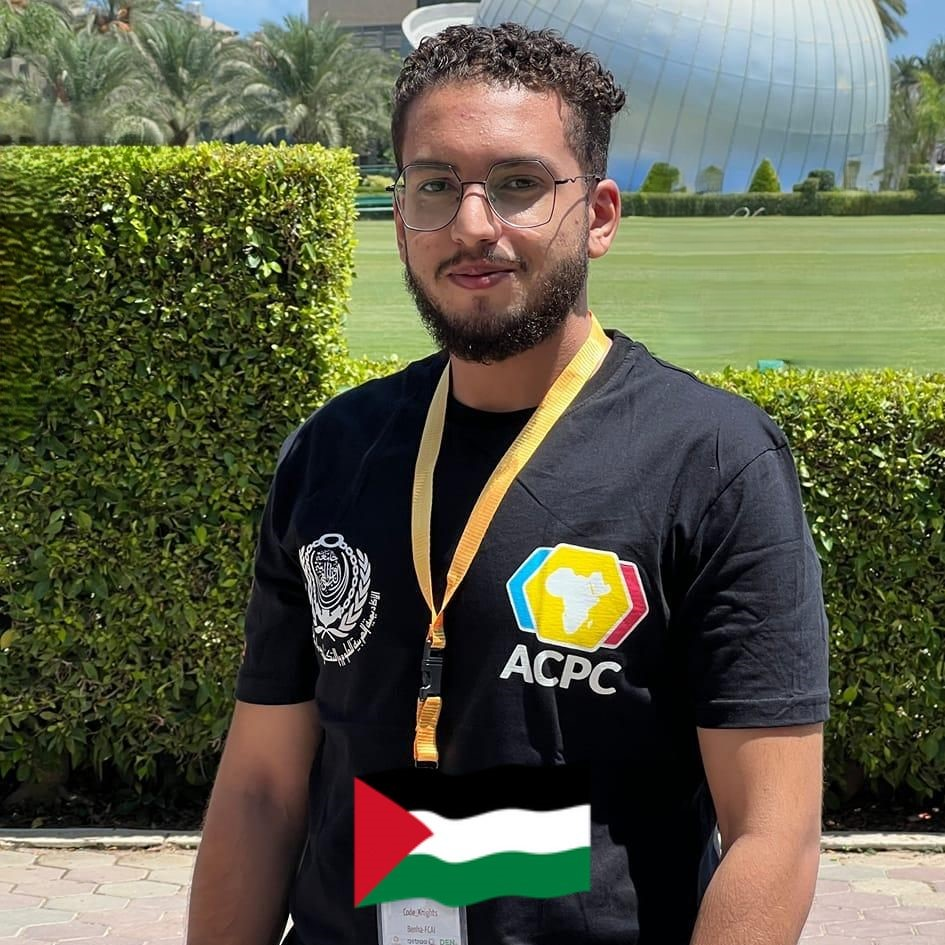
#> input picture ahmedyassertaha.jpg, 945 x 945 px
$ jupyter execute --allow-errors ahmedyassertaha-sec1-task4-RGB.ipynb
#> lines starting #> are read from the running program, lines starting #| are printed output that depends on the picture
<style>h1 {background:rgb(52, 19, 83); color: white; padding: 20px; text-align: center; border-radius: 20px;}</style>
<h1>Image Processing Task 4 RGB</h1>

<style>
.sign {
    background: black;
    color: white;
    padding: 10px;
    text-align: center;
    border-radius: 8px;
    font-family: 'Playfair Display', serif;
    border: 4px solid #8A2BE2;
    box-shadow: 0 4px 10px rgba(138, 43, 226, 0.5);
    width: 50%;
    margin: 0 auto;
}
</style>
<div class="sign">
    <p><strong>Ahmed Yasser Taha Salama</strong></p>
    <p>Section: 1</p>
</div>

[cell 1]
import cv2
import numpy as np
import matplotlib.pyplot as plt
from scipy.ndimage import generic_filter

[cell 2]
image_path = 'ahmedyassertaha.jpg'
image_rgb = cv2.imread(image_path)
#> image_rgb is the input picture: shape (945, 945, 3); mean B, G, R 72.4, 92.8, 91.9
image = cv2.cvtColor(image_rgb, cv2.COLOR_BGR2RGB)

[cell 3]
gray = cv2.cvtColor(image, cv2.COLOR_RGB2GRAY)
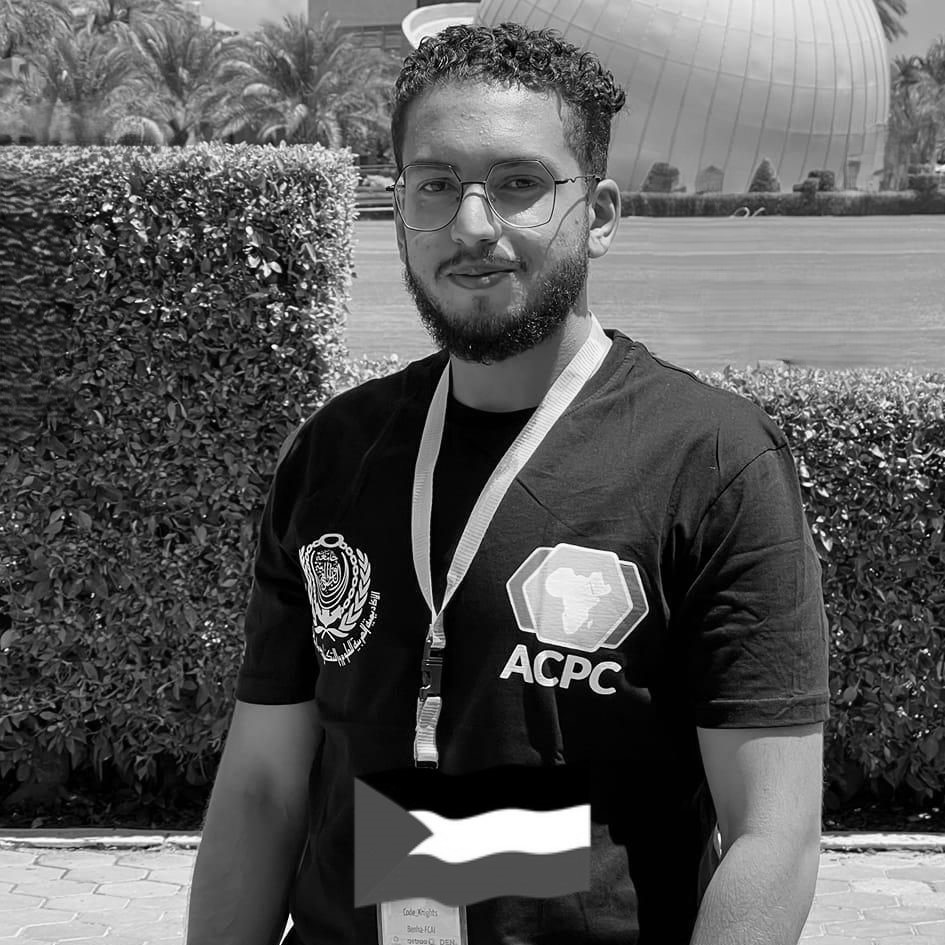
#> gray: shape (945, 945); min 0, max 255, mean 90.2

plt.figure(figsize=(15, 15))

plt.subplot(3, 3, 2)
plt.imshow(image)
plt.title('Original RGB Image')
plt.axis('off')

kernel = np.ones((3,3), np.float32)/9
avg_filtered = cv2.filter2D(gray, -1, kernel, borderType=cv2.BORDER_CONSTANT)

plt.subplot(3, 3, 4)
plt.imshow(avg_filtered, cmap='gray')
plt.title('Average Filter (Zero Padding)')
plt.axis('off')

avg_replicate = cv2.filter2D(gray, -1, kernel, borderType=cv2.BORDER_REPLICATE)

plt.subplot(3, 3, 5)
plt.imshow(avg_replicate, cmap='gray')
plt.title('Average Filter (Replicate Border)')
plt.axis('off')

def min_filter(region):
    return np.min(region)

def max_filter(region):
    return np.max(region)

def midpoint_filter(region):
    return (np.max(region) + np.min(region)) / 2

min_filtered = generic_filter(gray, min_filter, size=3)
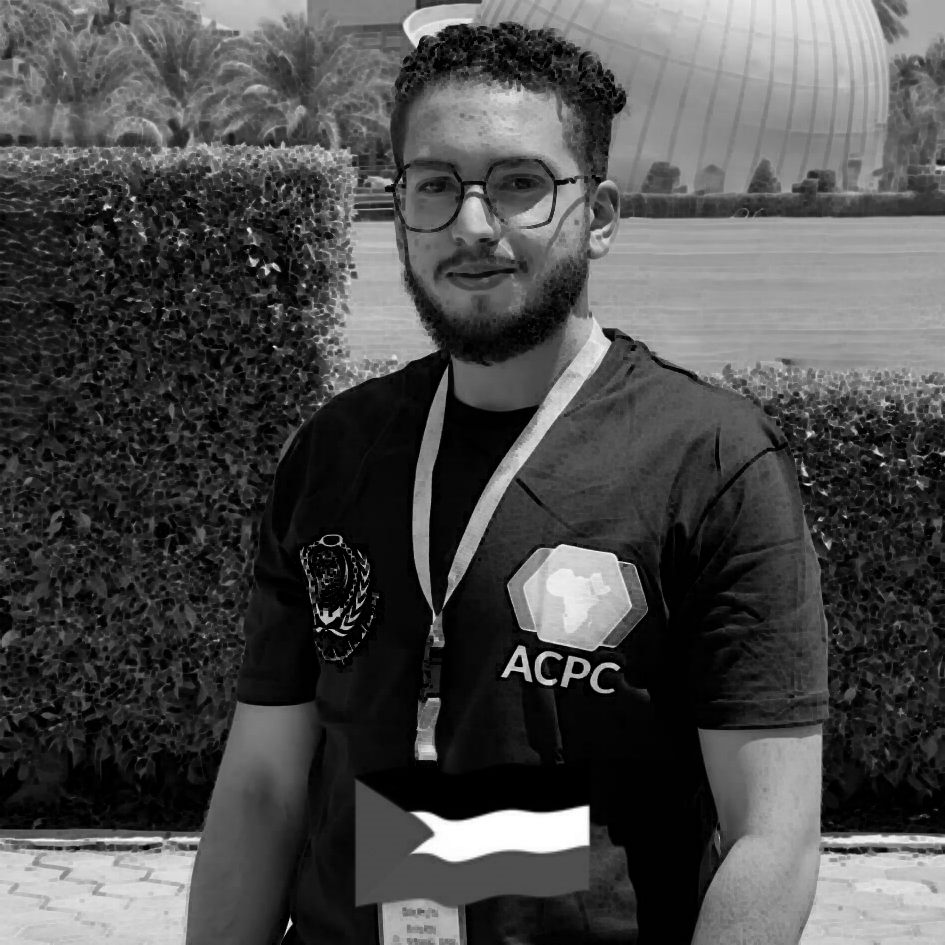
#> min_filtered: shape (945, 945); min 0, max 255, mean 76.3

plt.subplot(3, 3, 6)
plt.imshow(min_filtered, cmap='gray')
plt.title('Min Filter (3x3)')
plt.axis('off')

#> (the rest of this cell did not finish here and is left out)
